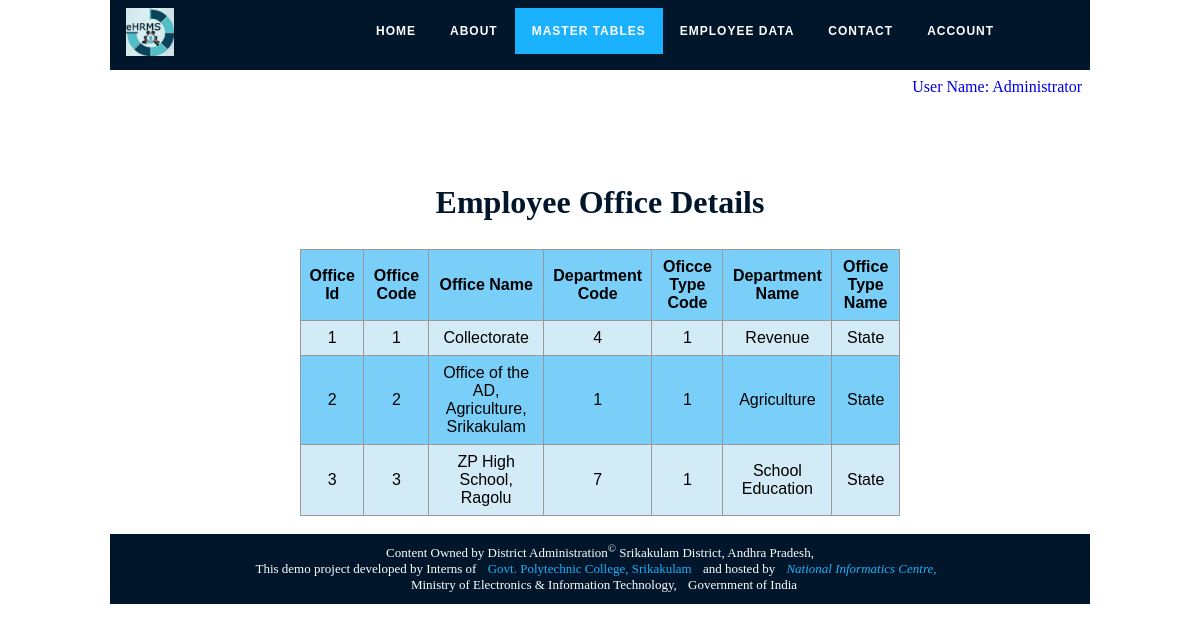
The page /ehrms/office_view.php (signed in) on the database its author committed.
### tables this page shows
CREATE TABLE `emp_office` (
  `office_id` bigint(20) NOT NULL,
  `office_code` int(11) NOT NULL,
  `office_name` varchar(100) NOT NULL,
  `dept_code` int(11) NOT NULL,
  `office_type_code` int(11) NOT NULL,
  `client_ip_address` varchar(20) NOT NULL,
  `record_creation_ts` timestamp NOT NULL DEFAULT current_timestamp(),
  `record_updation_ts` timestamp NOT NULL DEFAULT current_timestamp() ON UPDATE current_timestamp()
);

CREATE TABLE `emp_dept` (
  `dept_id` bigint(20) NOT NULL,
  `dept_code` int(11) NOT NULL,
  `dept_name` varchar(30) NOT NULL,
  `client_ip_address` varchar(20) NOT NULL,
  `record_creation_ts` timestamp NOT NULL DEFAULT current_timestamp(),
  `record_updation_ts` timestamp NOT NULL DEFAULT current_timestamp() ON UPDATE current_timestamp()
);

CREATE TABLE `emp_office_type` (
  `office_type_id` bigint(20) NOT NULL,
  `office_type_code` int(11) NOT NULL,
  `office_type_name` varchar(30) NOT NULL,
  `client_ip_address` varchar(20) NOT NULL,
  `record_creation_ts` timestamp NOT NULL DEFAULT current_timestamp(),
  `record_updation_ts` timestamp NOT NULL DEFAULT current_timestamp() ON UPDATE current_timestamp()
);

### ehrms/office_view.php (the view, shortened to what this page needs)
<html>
<head>
</head>
<body>
<?php include_once('include/db_connection/db_connection.php'); ?>
<br>
<h1 class="div-class">Employee Office Details</h1><br>
<table class="centered-table">
<tr><th>Office Id<th>Office Code</th><th>Office Name</th><th>Department
Code</th><th>Oficce Type Code</th><th>Department Name</th><th>Office Type Name</th></tr>
<?php
$sql = "SELECT `emp_office`.`office_id`,`emp_office`.`office_code`,`emp_office`.`office_name`,`emp_office`.`dept_code`,
`emp_office`.`office_type_code`, `emp_dept`.`dept_name`,
`emp_office_type`.`office_type_name`
FROM
`emp_office`,`emp_dept`,`emp_office_type` WHERE
`emp_office`.`dept_code`=`emp_dept`.`dept_code` AND
`emp_office`.`office_type_code`=`emp_office_type`.`office_type_code` ORDER BY emp_office.office_id ASC";
$result = $conn->query($sql);
if ($result->num_rows > 0) {
  while($row = $result->fetch_assoc()) {
    echo "<tr><td>".$row['office_id']."</td><td>".$row['office_code']."</td><td>".$row['office_name']."</td><td>".$row['dept_code']."</td><td>".$row['office_type_code']."</td><td>".$row['dept_name']."</td><td>".$row['office_type_name']."</td></tr>";
  }
} else { echo "<tr><td align='center' colspan='4'>(0 Results)</td></tr>"; }
?>
</table>
<br>
<?php include_once('include/php/footer_menu.php'); ?>
</body>
</html>

### rows shown on the page
emp_office: office_id "1", office_code "1", office_name "Collectorate", dept_code "4", office_type_code "1", emp_dept.dept_name "Revenue", emp_office_type.office_type_name "State"
emp_office: office_id "2", office_code "2", office_name "Office of the AD, Agriculture, Srikakulam", dept_code "1", office_type_code "1", emp_dept.dept_name "Agriculture", emp_office_type.office_type_name "State"
emp_office: office_id "3", office_code "3", office_name "ZP High School, Ragolu", dept_code "7", office_type_code "1", emp_dept.dept_name "School Education", emp_office_type.office_type_name "State"

### other values the page prints
$_SESSION["name"] "Administrator"
